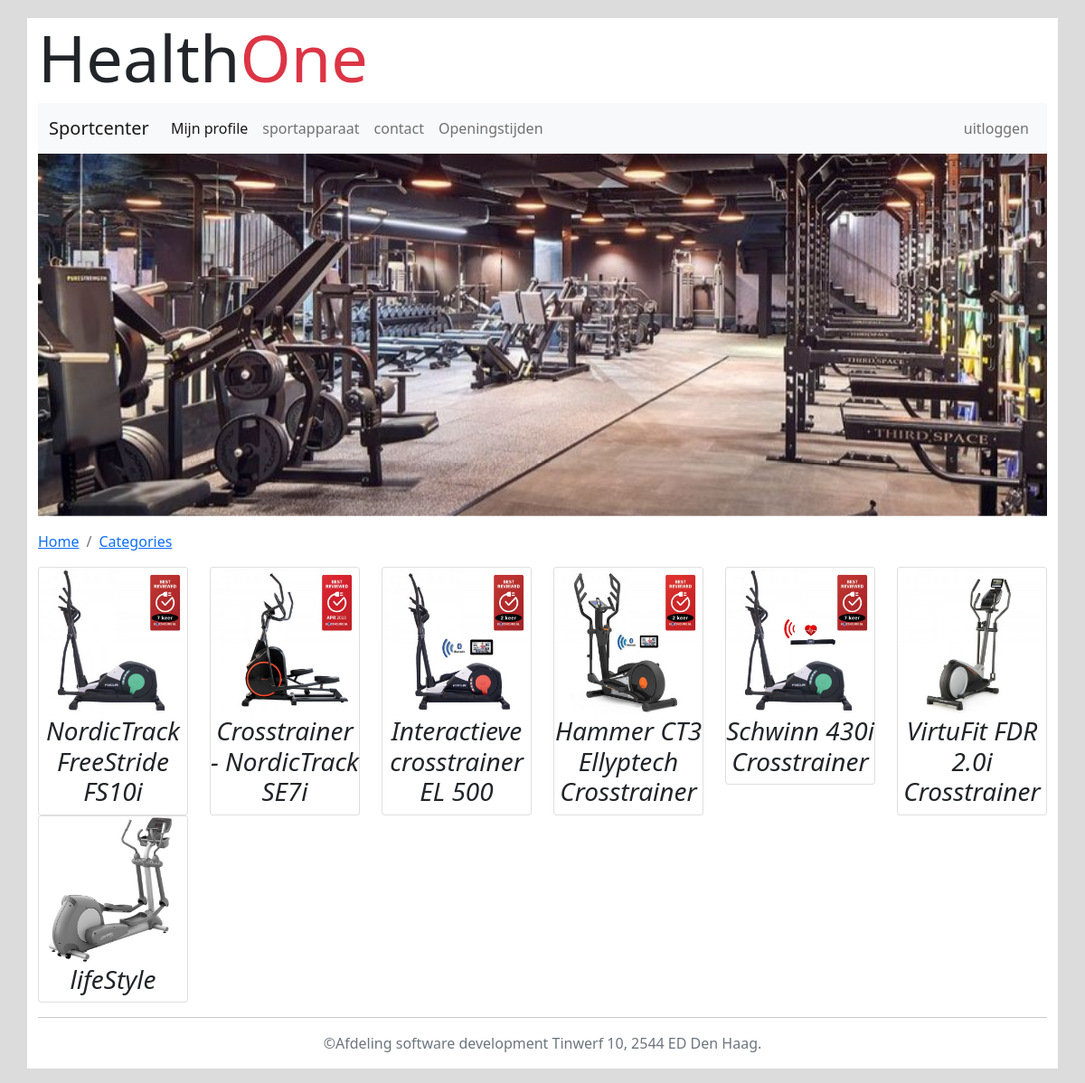
Page /customer/category/3 (signed in) on the committed database.
### tables this page shows
CREATE TABLE `product` (
  `id` int(11) NOT NULL,
  `name` varchar(255) NOT NULL,
  `picture` varchar(255) NOT NULL,
  `category_id` int(11) NOT NULL,
  `description` text NOT NULL
);

### Modules/Products.php (called while the page is built, shortened)
<?php
include ('../Modules/Database.php');
function getProducts(int $categoryId)
{
    global $pdo;
    try{
        $query=$pdo->prepare('SELECT * FROM product WHERE category_id = ?');
        $query->bindParam(1,$categoryId);
        $query->execute();
        $products=$query->fetchAll(PDO::FETCH_CLASS,'Product');
    }
    catch (PDOException $e){
        echo $e->getMessage();
    }
    return $products;
}

### Templates/customerproducts.php (the view)
<!doctype html>
<head>
    <?php
    global $products;
    include ('../Templates/defaults/head.php');
    ?>
</head>
<body>
<div class="container">
    <?php
    include_once '../Templates/defaults/header.php';
    include_once '../Templates/defaults/customerpageMenu.php';
    include_once '../Templates/defaults/pictures.php';
    ?>
    <nav aria-label="breadcrumb">
        <ol class="breadcrumb">
            <li class="breadcrumb-item"><a href="/customer">Home</a></li>
            <li class="breadcrumb-item"><a href="/customer/categories">Categories</a></li>
        </ol>
    </nav>
    <?php
    echo "<div class='row'>";
    foreach ($products as $product) {
        echo "<div class='col-lg-2'>";
        echo "<div class='card'>";
        echo "<a href='/customer/product/$product->id'>";
        echo "<img class='card-img img-fluid' src='/img/$product->picture'>";
        echo "</a>";
        echo "<h3 class='text-center'><i>$product->name</i></h3>";
        echo "</div>";
        echo "</div>";
    }
    echo "</div>";
    ?>
    <hr>
    <?php
    include ('../Templates/defaults/footer.php')
    ?>
</div>
</body>

### public/index.php (shortened to what this page needs)
<?php
require '../Modules/Categories.php';
require '../Modules/Products.php';
$request = $_SERVER['REQUEST_URI'];
$params = explode("/", $request);
switch ($params[1]) {
    case 'customer':
        if($_SESSION['role']=='customer'){
            include_once ('customer.php');
        }
        else{
            header("Location: /inloggen");
        }
        break;
}

### public/customer.php (shortened to what this page needs)
<?php
$request=$_SERVER['REQUEST_URI'];
$params=explode('/',$request);
switch ($params[1]){
    case 'customer':
        if($params[1]=='customer' && empty($params[2])){
            include_once '../Templates/customerhome.php';
        }
        else if($params[1]=='customer' && $params[2]=='customerhome'){
            include_once '../Templates/customerhome.php';
        }
        else if($params[1]=='customer' && !empty($params[2]) && $params[2]=='categories'){
            include_once '../Templates/customercategories.php';
        }
        else if($params[1]=='customer' && !empty($params[2]) && $params[2]=='category'){
            if(isset($params[3])){
                $categoryId=$params[3];
                $products=getProducts($categoryId);
                include_once '../Templates/customerproducts.php';
            }
        }
        break;
}

### Templates/defaults/head.php (shortened to what this page needs)
<head>
    <link rel="stylesheet" href="/css/bootstrap.min.css"/>
    <link rel="stylesheet" href="/public/css/style.css"/>
</head>

### Templates/defaults/header.php
<header>
    <div class="header-row row lead" >
        <h1 class="display-2">Health<span class="text-danger">One</span></h1>
    </div>
</header>

### Templates/defaults/customerpageMenu.php (shortened to what this page needs)
<nav class="navbar navbar-expand-lg navbar-light bg-light">
    <div class="container-fluid">
        <a class="navbar-brand" href="/customer/customerhome">
            Sportcenter
        </a>
        <div class="collapse navbar-collapse" id="myNavbar">
            <ul class="navbar-nav">
                <li class="nav-item">
                    <a class="nav-link active" href="/customer/customerProfile">Mijn profile</a>
                </li>
                <li class="nav-item">
                    <a class="nav-link" href="/customer/categories">sportapparaat</a>
                </li>
                <li class="nav-item">
                    <a class="nav-link" href="/customer/contact">contact</a>
                </li>
                <li class="nav-item">
                    <a class="nav-link" href="/customer/openingstijden">Openingstijden</a>
                </li>
            </ul>
            <ul class="navbar-nav ms-auto">
                <li class="nav-item">
                    <a class="nav-link" href="/home">uitloggen</a>
                </li>
            </ul>
        </div>
    </div>
</nav>

### Templates/defaults/pictures.php
<figure>
    <div id="carouselExampleSlidesOnly" class="carousel slide" data-bs-ride="carousel">
        <div class="carousel-inner">
            <div class="carousel-item active">
                <img src="/img/healthone-wide1.jpg" class="d-block w-100" alt="...">
            </div>
        </div>
    </div>
</figure>

### Templates/defaults/footer.php
<footer >
    <p class="clearfix pb-3  text-muted text-center">&copy;Afdeling software development Tinwerf 10, 2544 ED Den Haag.</p>
</footer>

### public/css/style.css (style rules this page uses)
body { background-color: gainsboro }
.container { background-color: white; }
.header-row { margin-top: 20px }
.navbar { margin-bottom: 0; }

### rows in the picture
product: picture (picture), name "NordicTrack FreeStride FS10i"
product: picture (picture), name "Crosstrainer - NordicTrack SE7i"
product: picture (picture), name "Interactieve crosstrainer EL 500"
product: picture (picture), name "Hammer CT3 Ellyptech Crosstrainer"
product: picture (picture), name "Schwinn 430i Crosstrainer"
product: picture (picture), name "VirtuFit FDR 2.0i Crosstrainer"
product: picture (picture), name "lifeStyle"
